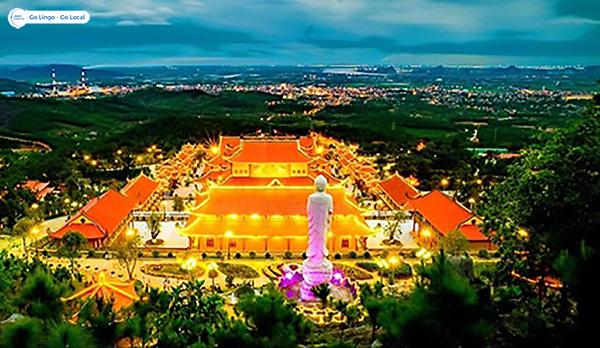
#> input picture Lab 2/Bai1/exercise/pagoda.jpg, 600 x 348 px, found by its file name
$ jupyter execute TH2Bai4.ipynb
#> lines starting #> are read from the running program, lines starting #| are printed output that depends on the picture
#> in process_image, image is the input picture: shape (348, 600, 3); mean B, G, R 64.1, 94.8, 82.1
[cell 1]
import cv2
import numpy as np
import os
import matplotlib.pyplot as plt

def butterworth_lowpass_filter(image, d0=30, n=2):
#> called with d0 = 30, n = 2
    gray = cv2.cvtColor(image, cv2.COLOR_BGR2GRAY)
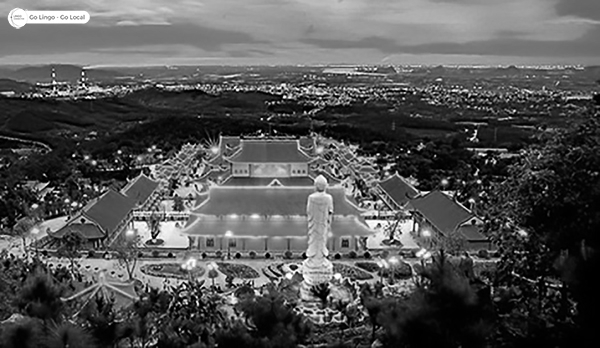
#> gray: shape (348, 600); min 0, max 255, mean 84.2
    rows, cols = gray.shape
#> rows = 348; cols = 600
    crow, ccol = rows // 2, cols // 2
#> crow = 174; ccol = 300

    dft = np.fft.fft2(gray)
    dft_shift = np.fft.fftshift(dft)

    u = np.array(range(rows)) - crow
#> u = 348 values from -174 to 173
    v = np.array(range(cols)) - ccol
#> v = 600 values from -300 to 299
    V, U = np.meshgrid(v, u)
    D = np.sqrt(U**2 + V**2)
    H = 1 / (1 + (D / d0)**(2 * n))

    G = dft_shift * H
    img_back = np.fft.ifftshift(G)
    img_back = np.fft.ifft2(img_back)
    img_back = np.abs(img_back)
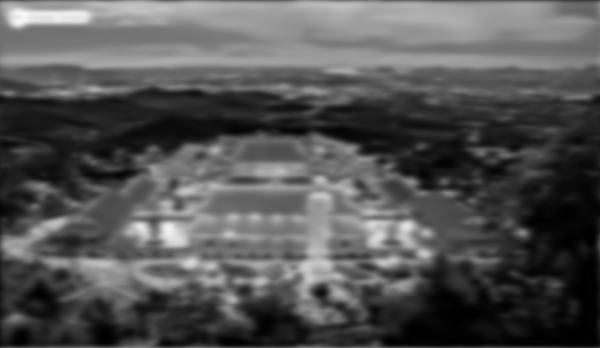
#> img_back: shape (348, 600) float64; min 0.0023, max 248.5, mean 84.2
    return img_back

def min_filter(image, kernel_size=3):
#> called with kernel_size = 3
    return cv2.erode(image, np.ones((kernel_size, kernel_size), np.uint8))

def process_image():
    input_folder = 'exercise'
    output_folder = 'output'
    os.makedirs(output_folder, exist_ok=True)

    filename = 'pagoda.jpg'  # Đổi tên ảnh tại đây nếu cần
    img_path = os.path.join(input_folder, filename)

    if not os.path.exists(img_path):
        print('Ảnh không tồn tại trong thư mục exercise.')
        return

    image = cv2.imread(img_path)

    # Đổi thứ tự màu RGB -> BGR (nếu cần)
    image = image[:, :, ::-1]

    # Áp dụng Butterworth Lowpass Filter
    filtered = butterworth_lowpass_filter(image)

    # Áp dụng Min Filter
    result = min_filter(filtered.astype(np.uint8))

    # Lưu ảnh kết quả
    save_path = os.path.join(output_folder, f'Butterworth_Min_{filename}')
    cv2.imwrite(save_path, result)

    # Hiển thị ảnh
    plt.figure(figsize=(12, 6))

    plt.subplot(1, 2, 1)
    plt.title('Original Image')
    plt.imshow(cv2.cvtColor(image, cv2.COLOR_BGR2RGB))
    plt.axis('off')

    plt.subplot(1, 2, 2)
    plt.title('Butterworth Lowpass + Min Filter')
    plt.imshow(result, cmap='gray')
    plt.axis('off')

    plt.show()
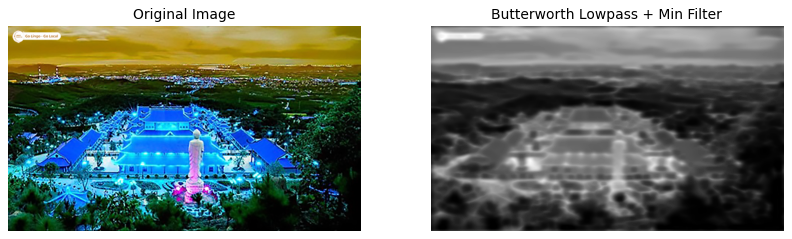
#> figure drawn by matplotlib, 2 panels; B, G, R data is drawn as R, G, B

process_image()
